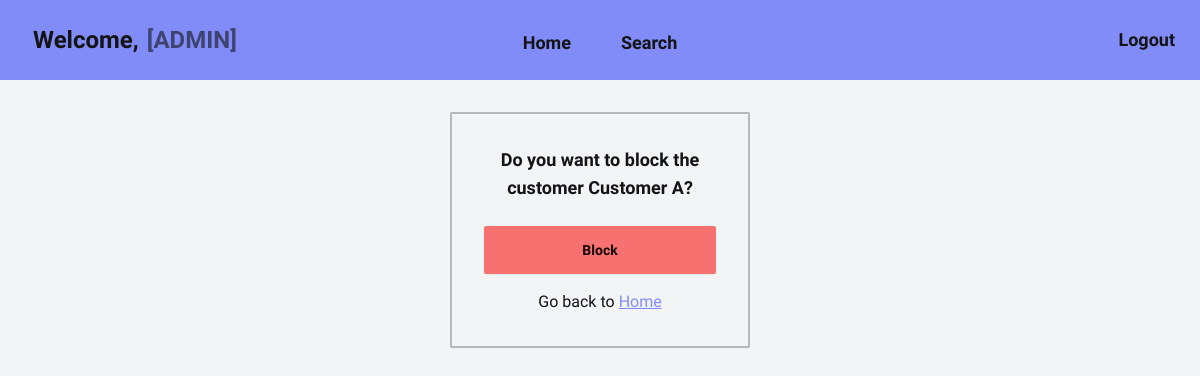
/admin/customer/block/1, run on an earlier commit of the app's database.
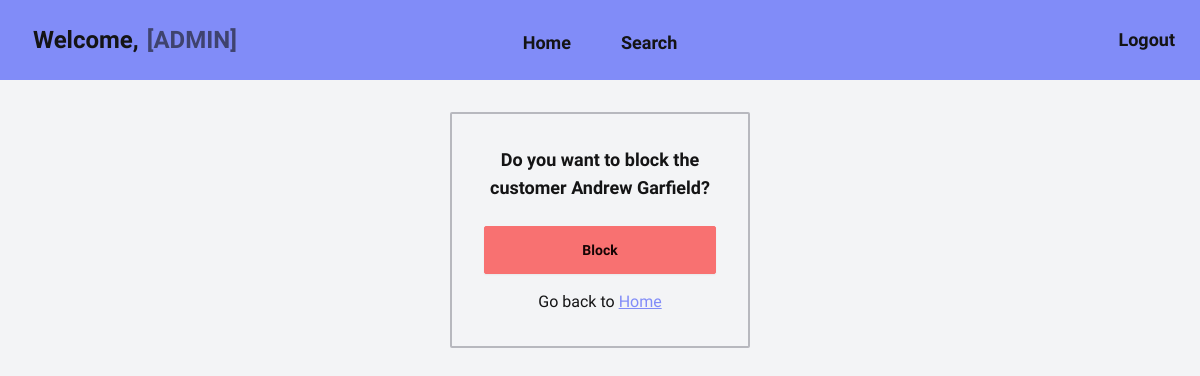
And on a later commit of the database.
### models.py (models this page shows, shortened)
class User(db.Model, UserMixin):
    __tablename__ = 'user'
    id: Mapped[int] = mapped_column(
        Integer, primary_key=True, autoincrement="auto")
    fullname: Mapped[str] = mapped_column(String(200))
    username: Mapped[str] = mapped_column(String(30), unique=True)
    email: Mapped[str] = mapped_column(String(200), unique=True)
    password: Mapped[str] = mapped_column(String(40))
    role: Mapped[str] = mapped_column(String(200))

### views.py (the view)
@app.route("/admin/customer/block/<cust_id>", methods=["GET", "POST"])
def customer_block(cust_id):
    form = CustomerBlockForm()
    customer = get_with_id(Customer, cust_id)
    if not customer:
        return redirect(url_for('not_found'))
    if request.method == "POST":
        customer.status = "BLOCKED"
        db.session.commit()
        flash(f"Customer Successfully Blocked: {customer.user.fullname}")
    return render_template("admin/customer/block.html", form=form, customer=customer)

### forms.py
class CustomerBlockForm(FlaskForm):
    block = SubmitField("Block")

### models.py (called while the page is built)
def get_with_id(model, pkid):
    sql = select(model).where(model.id == pkid)
    result = db.session.scalars(sql).first()
    return result

### templates/admin/customer/block.html (shortened to what this page needs)
{% extends "base/admin/loggedin.html" %}
{% block content %}
<div class="card w-1/4 border-2 rounded-sm border-primary-content/25">
    <div class="card-body">
        {% if customer %}
        <h2 class="text-lg text-center font-semibold">
            Do you want to block the customer <b>{{ customer.user.fullname }}</b>?
        </h2>
        <form action="{{ url_for('customer_block', cust_id=customer.id) }}" method="post" class="form-control mt-4">
            <div class="flex items-center justify-center gap-4">
                {{ form.block(class="btn btn-block btn-error", value="Block") }}
            </div>
        </form>
        {% else %}
        <p class="text-center text-lg font-bold">Requested customer not found</p>
        {% endif %}
        <p class="text-center pt-2">
            Go back to <a href="{{ url_for('admin_home') }}" class="link link-primary">Home</a>
        </p>
    </div>
</div>
{% endblock %}

What changed in the data, as far as the page shows it:
removed User: user.fullname "Customer A"
now on this page (row edited): User: user.fullname "Andrew Garfield"
